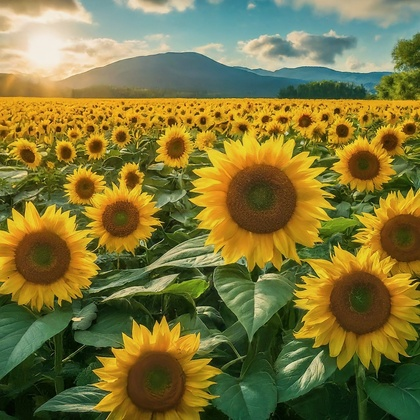
%> input picture Digital Image Processing Lab/Assignment 2/Final/sunflower.jpeg, 420 x 420 px, shrunk from 1536 x 1536 before the run
$ octave Assignment2.m   (GNU Octave 9; MATLAB toolbox functions it lacks are replaced by stand-ins)
%> lines starting %> are read from the running program, lines starting %| are printed output that depends on the picture

img = imread('sunflower.jpeg');
%> img is the input picture: size 420x420x3 uint8; mean R, G, B 125.1, 117.2, 57.4

img = rgb2gray(img);
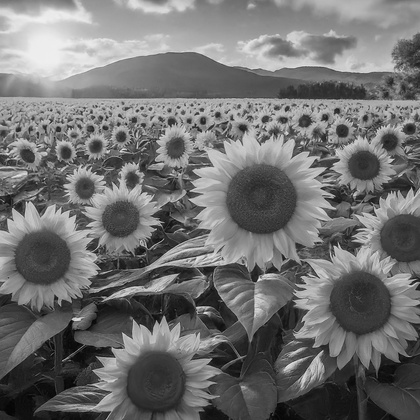
%> img: size 420x420 uint8; min 4, max 239, mean 112.8
imgd = im2double(img);

[row, col] = size(img);
%> row = 420; col = 420
[rowd, cold] = size(imgd);
%> rowd = 420; cold = 420

img1 = uint8(ones(row, col));
img2 = ones(rowd, cold);

% Histogram of main image
total = zeros(1,256);
for i = 1:row
    for j = 1:col
        temp = img(i,j);
        total(temp+1) = total(temp+1) + 1;
    end
end
%> after the loop, total = 256 values, max 1492 at index 60, min 0 at index 1, mean 689.1
figure;
bar(total);
%> figure, not shown here; tallest bar 1492 high, from x = 59.6 to 60.4

%Negative Image
for i = 1: row
    for j = 1: col
        img1(i,j) = 255 - img(i,j);
    end
end
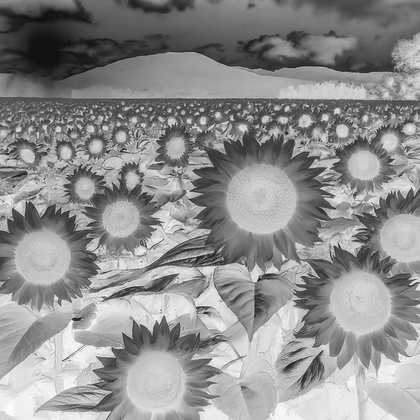
%> img1: size 420x420 uint8; min 16, max 251, mean 142.2
% Histogram for Negative
total = zeros(1,256);
for i = 1:row
    for j = 1:col
        temp = img1(i,j);
        total(temp+1) = total(temp+1) + 1;
    end
end
%> after the loop, total = 256 values, max 1492 at index 197, min 0 at index 1, mean 689.1
figure;
bar(total);
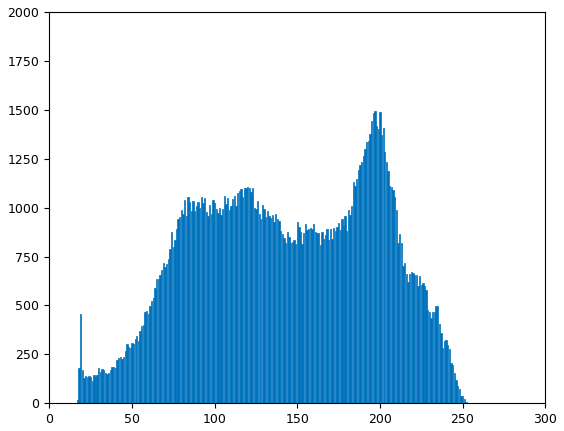
%> figure redrawn from the program's plot data; tallest bar 1492 high, from x = 196.6 to 197.4
% [7 lines of commented-out code are left out]
th = input('Enter a threashold value: ');
%> the answer given: 3
for i = 1: row
    for j = 1: col
        if img(i,j)>= th
            img1(i,j) = img(i,j)+img(i,j)*.05;
        else
            img1(i,j) = img(i,j)-img(i,j)*.25;
        end
    end
end

% Histogram for threasholding
total = zeros(1,256);
for i = 1:row
    for j = 1:col
        temp = img1(i,j);
        total(temp+1) = total(temp+1) + 1;
    end
end
%> after the loop, total = 256 values, max 1492 at index 63, min 0 at index 1, mean 689.1
figure;
bar(total);
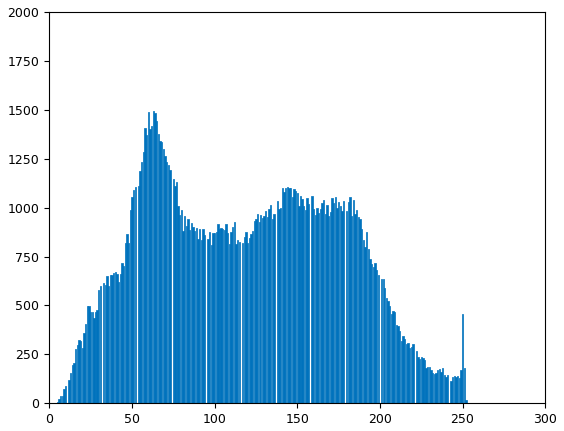
%> figure redrawn from the program's plot data; tallest bar 1492 high, from x = 62.6 to 63.4

% [6 lines of commented-out code are left out]
cc = input("Enter a number: ");
%> the answer given: 3
for i = 1: rowd
    for j = 1: cold
        img2(i,j) = cc*(log(1+imgd(i,j)));
    end
end
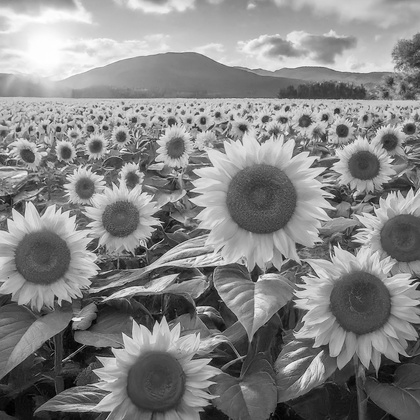
%> img2: size 420x420 double; min 0.0467, max 1.98, mean 1.07; drawn with min black and max white
% Histogram of Logarithmic
total = zeros(1,10);
for i = 1:row
    for j = 1:col
        temp = uint8(img2(i,j));
        total(temp+1) = total(temp+1) + 1;
    end
end
%> after the loop, total = [19639 121654 35107 0 0 0 0 0 0 0]
figure;
bar(total,'r');
%> figure, not shown here; tallest bar 121654 high, from x = 1.6 to 2.4

% [7 lines of commented-out code are left out]
c = input("Enter a number: ");
%> the answer given: 3
gamma = input("Enter gamma: ");
%> the answer given: 2
for i = 1: rowd
    for j = 1: cold
        img2(i,j) = c*power(imgd(i,j), gamma);
    end
end
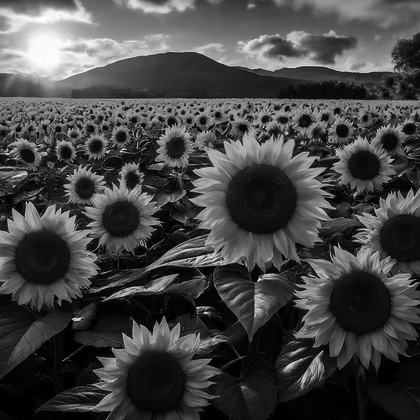
%> img2: size 420x420 double; min 0.000738, max 2.64, mean 0.72; drawn with min black and max white

% Histogram of Power Law
total = zeros(1,10);
for i = 1:row
    for j = 1:col
        temp = uint8(img2(i,j));
        total(temp+1) = total(temp+1) + 1;
    end
end
%> after the loop, total = [81395 74584 19203 1218 0 0 0 0 0 0]
figure;
bar(total,'r');
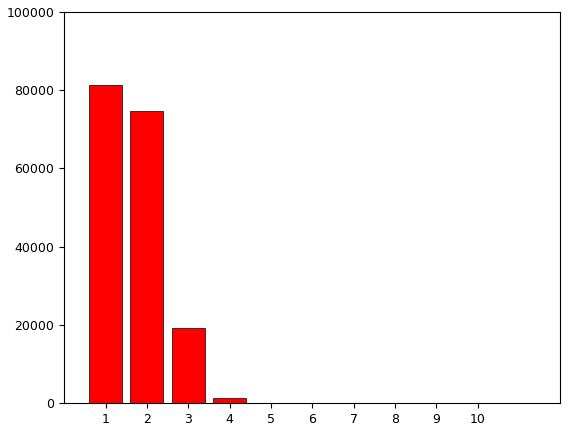
%> figure redrawn from the program's plot data; tallest bar 81395 high, from x = 0.6 to 1.4

% [5 lines of commented-out code are left out]

$ run again, with Digital Image Processing Lab/Assignment 2/Final/peppers_color.jpg copied over Digital Image Processing Lab/Assignment 2/Final/sunflower.jpeg
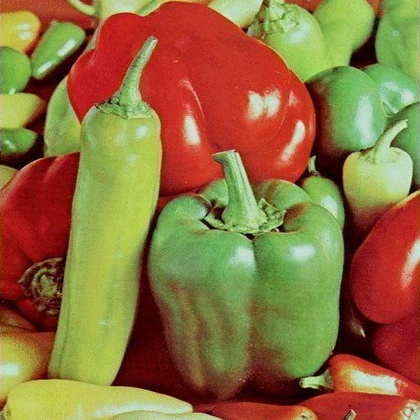
%> input picture Digital Image Processing Lab/Assignment 2/Final/peppers_color.jpg, 420 x 420 px, shrunk from 512 x 512 before the run
%> img is the input picture: size 420x420x3 uint8; mean R, G, B 143.3, 112.1, 63.2
%> img: size 420x420 uint8
%> after the loop `for i = 1:row`: total = 256 values, max 2007 at index 93, min 0 at index 1, mean 689.1
%> after the loop `for i = 1:row`: total = 256 values, max 2007 at index 164, min 0 at index 1, mean 689.1
%> after the loop `for i = 1:row`: total = 256 values, max 2007 at index 98, min 0 at index 1, mean 689.1
%> after the loop `for i = 1:row`: total = [20165 117272 38963 0 0 0 0 0 0 0]
%> after the loop `for i = 1: rowd`:
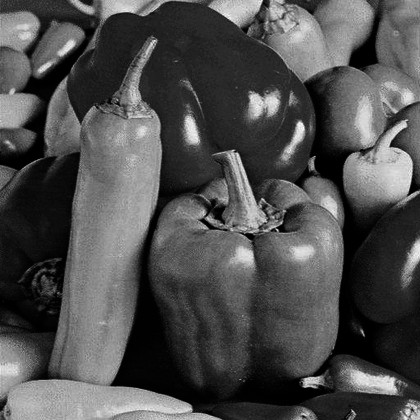
%> img2: size 420x420 double; min 4.61e-05, max 2.42, mean 0.749; drawn with min black and max white
%> after the loop `for i = 1:row`: total = [79797 75651 20952 0 0 0 0 0 0 0]
%> `bar(total,'r');`:
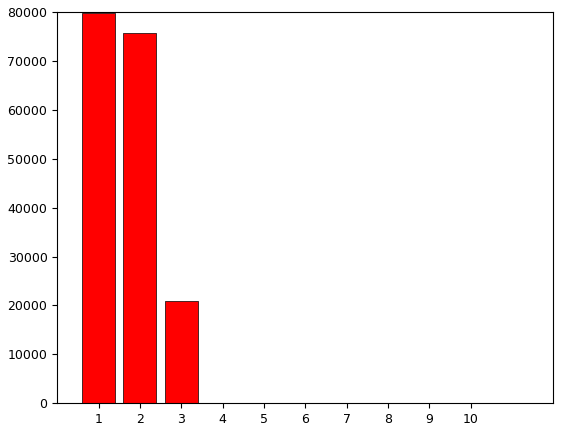
%> figure redrawn from the program's plot data; tallest bar 79797 high, from x = 0.6 to 1.4
